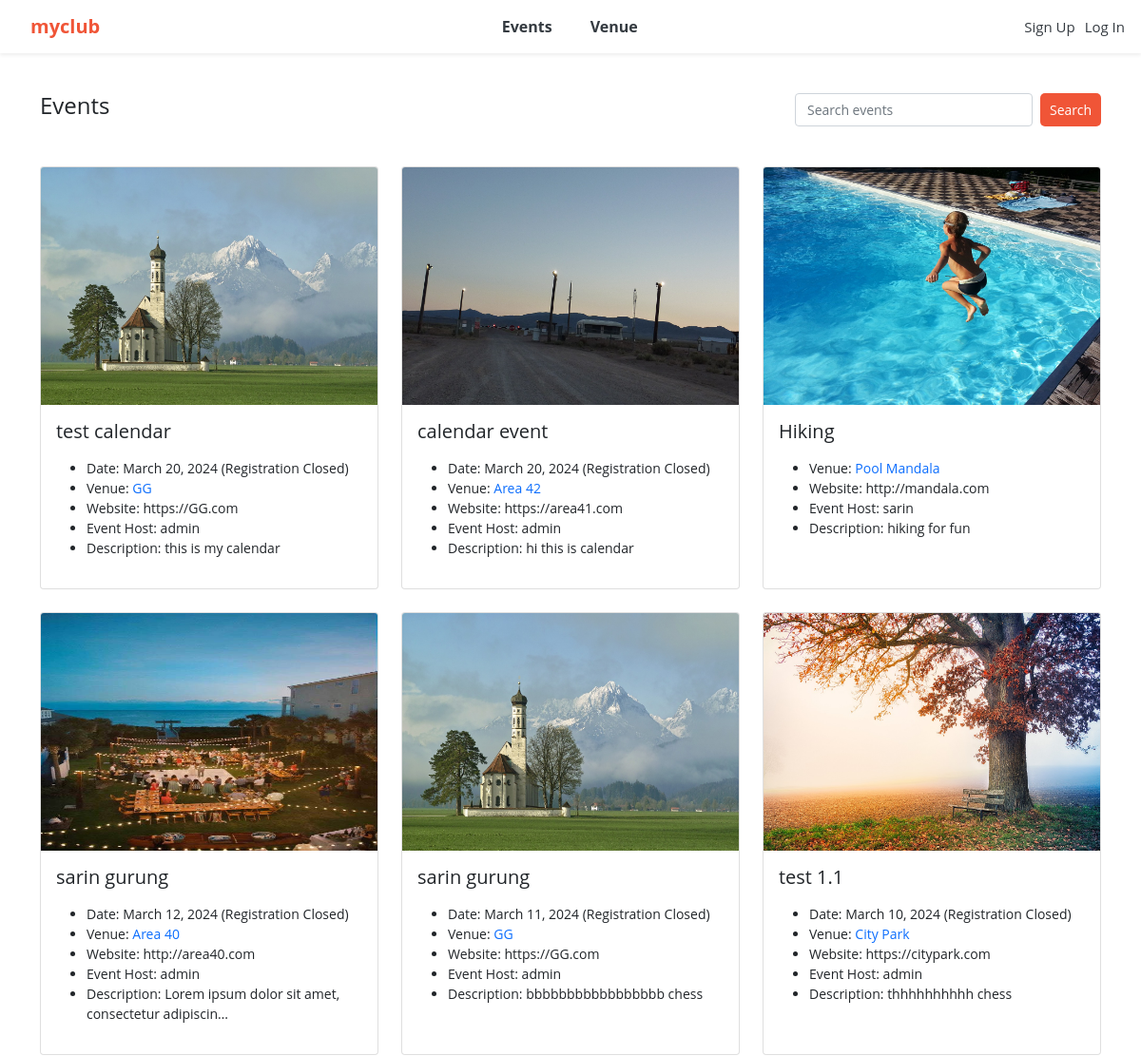
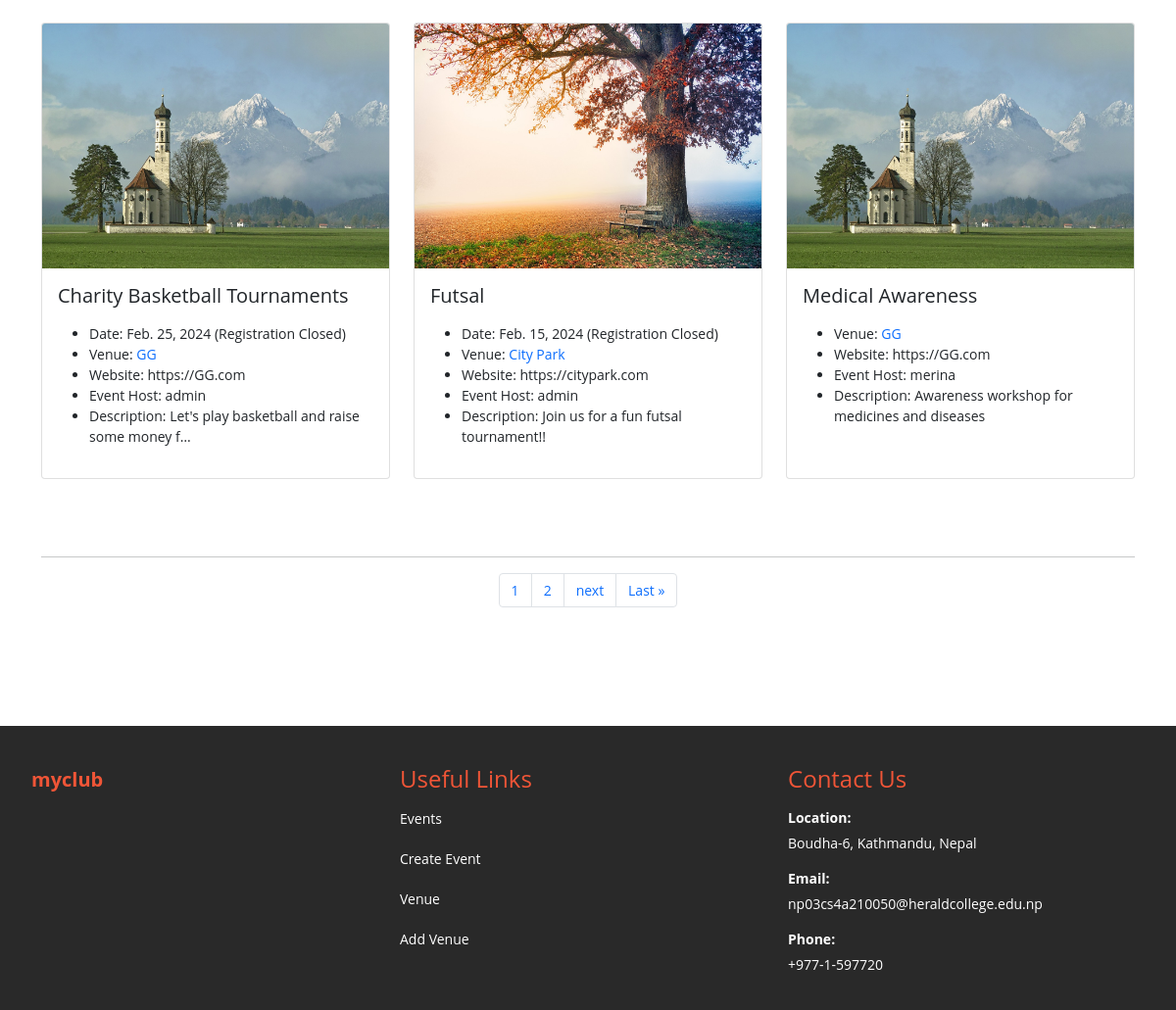
The page /events on the database as committed earlier (2 pictures, top to bottom).
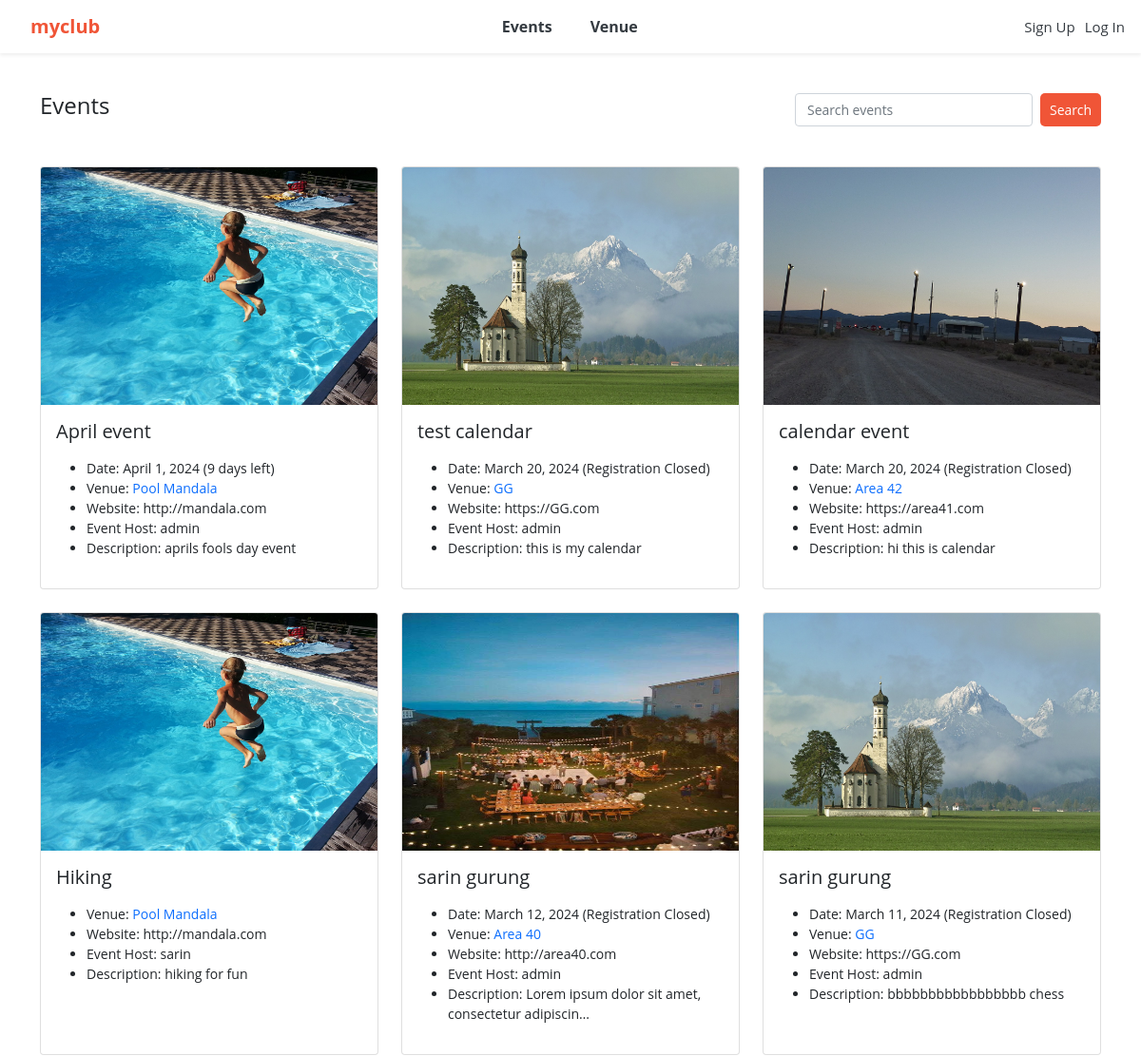
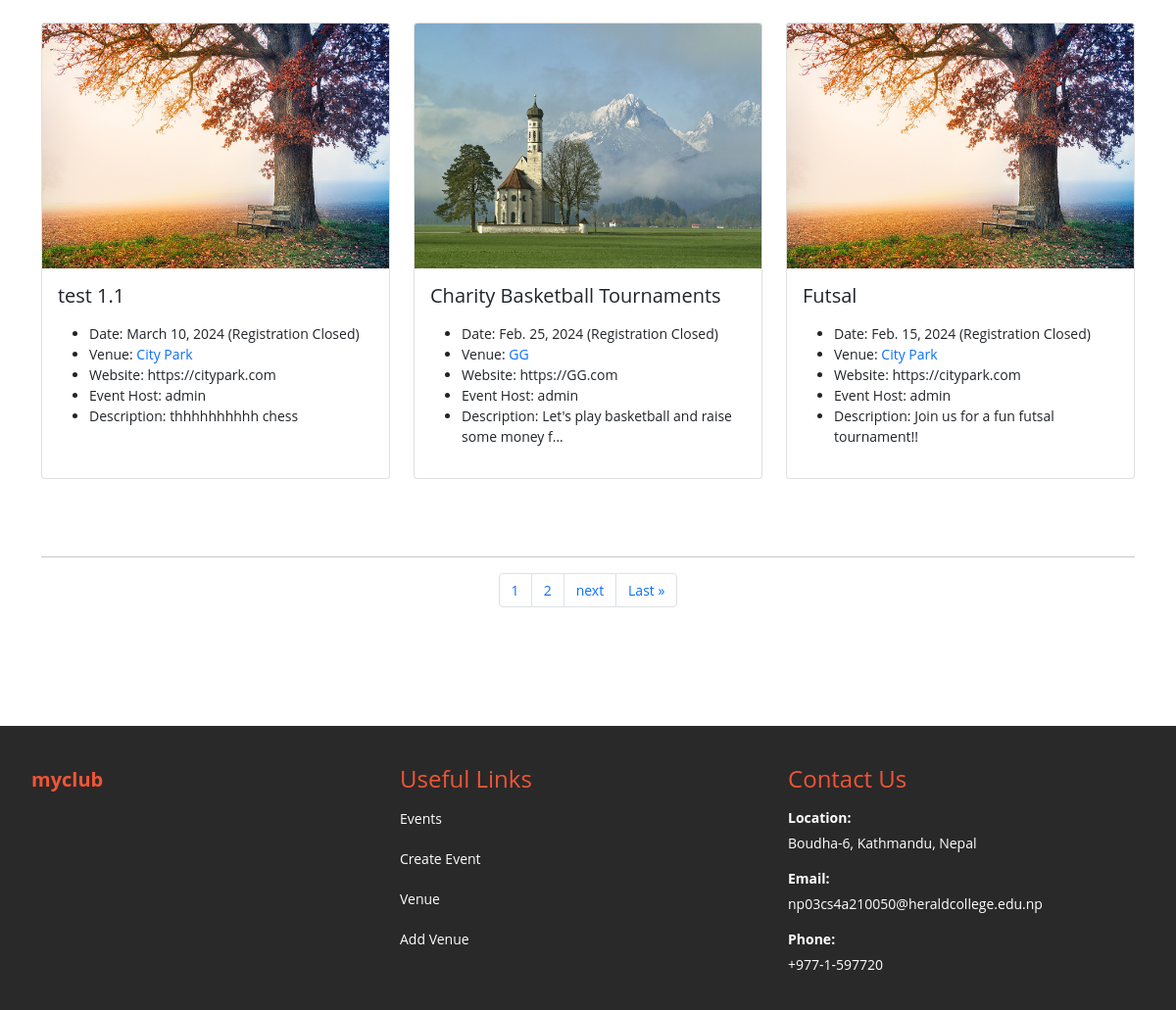
The same page on the database as committed later (2 pictures, top to bottom).
### events/models.py (models this page shows)
class Event(models.Model):
	name = models.CharField('Event Name', max_length=120)
	event_date = models.DateField('Event Date', blank=False)
	venue = models.ForeignKey(Venue, blank=True, null=True, on_delete=models.CASCADE)
	manager = models.ForeignKey(User, blank=True, null=True, on_delete=models.SET_NULL)
	description = models.TextField(blank=True)
	attendees = models.ManyToManyField(MyClubUser, blank=True)
	def __str__(self):
		return self.name
	@property
	def Days_till(self):
		today = date.today()
		if self.event_date < today:
			return "Registration Closed"
		else:
			days_till = self.event_date - today
			if days_till.days == 1:
				return f"{days_till.days} day left"
			else:
				return f"{days_till.days} days left"
	class Meta:
		ordering = ['-event_date']

class Venue(models.Model):
	name = models.CharField('Venue Name', max_length=120)
	address = models.CharField(max_length=300)
	zip_code = models.CharField('Zip Code', max_length=15)
	phone = models.CharField('Contact Phone', max_length=25, blank=True)
	web = models.URLField('Website Address', blank=True)
	email_address = models.EmailField('Email Address', blank=True)
	owner = models.IntegerField("Venue Owner", blank=False, default=1)
	venue_description = models.TextField(blank=True)
	venue_image = models.ImageField(null=True, blank=True, upload_to="images/")
	def __str__(self):
		return self.name
	class Meta:
		ordering = ['name']

### events/views.py (the view)
# urls.py: path('events', views.all_events, name="list-events"),
def all_events(request):
	event_list = Event.objects.all().order_by('-event_date')
	p = Paginator(Event.objects.all(), 9)
	page = request.GET.get('page')
	events = p.get_page(page)
	nums = "a" * events.paginator.num_pages
	return render(request, 'events/event_list.html',
		{'event_list': event_list, 'events': events, 'nums':nums})

### events/templates/events/event_list.html (shortened to what this page needs)
{% extends 'events/base.html' %}
{% block content %}
	<nav class="custom-nav">
		<div>
			<h4>Events</h4>
		</div>
		<div>
			<form class="d-flex" method=POST action="{% url 'search_events' %}">
		        <input class="form-control me-2 small-search-input" type="search" placeholder="Search events" aria-label="Search" name="searched">
		        <button class="btn btn-outline-dark btn-light btn-sm btn-custom" type="submit">Search</button>
		      </form>
		</div>
	</nav>
	<br>
	<div class="row row-cols-1 row-cols-md-3 g-4">
	{% for event in events %}
	  <div class="col">
	    <div class="card h-100">
	    {% if event.venue.venue_image %}
	      <a href="{% url 'show-event' event.id %}"><img src="{{ event.venue.venue_image.url }}" class="card-img-top" alt="..." style="height: 250px; width: 100%;"></a>
	    {% endif %}
	      <div class="card-body">
	        <h5 class="card-title">{{event}}</h5>
	        <p class="card-text">
	        	<ul>
		    		{% if event.event_date %}
						<li>Date: {{ event.event_date }} ({{ event.Days_till }})</li>
					{% endif %}
					{% if event.venue %}
						<li>Venue: <a href="{% url 'show-venue' event.venue.id %}" style="text-decoration: none;">{{ event.venue }}</a></li>
					{% endif %}
					{% if event.venue.web %}
						<li>Website: {{ event.venue.web }}</li>
					{% endif %}
					{% if event.manager %}
						<li>Event Host: {{ event.manager }}</li>
					{% endif %}
					{% if event.description %}
						<li>Description: {{ event.description|linebreaksbr|truncatechars:50 }}</li>
					{% endif %}
				</ul>
	        </p>
	      </div>
	    </div>
	  </div>
	  {% endfor%}
	</div>
	<br><br><br>
	<hr>
	<nav aria-label="Page navigation example">
		<ul class="pagination justify-content-center">
			{% for i in nums %}
				<li class="page-item">
					<a class="page-link" href="?page={{ forloop.counter }}">{{ forloop.counter }}</a>
				</li>
			{% endfor %}
			{% if events.has_next %}
				<li class="page-item">
					<a class="page-link" href="?page={{ events.next_page_number }}">next</a>
				</li>
				<li class="page-item">
					<a class="page-link" href="?page={{ events.paginator.num_pages }}">Last &raquo</a>
				</li>
			{% endif %}
		</ul>
	</nav>
{% endblock %}

Rows that differ between the two databases and show on the page:
no longer on this page (row unchanged): Event: venue.venue_image (picture), name "Medical Awareness", venue "GG", venue.web "https://GG.com", manager "merina", description "Awareness workshop for medicines and diseases"
added Event: venue.venue_image (picture), name "April event", event_date "April 1, 2024", Days_till "9 days left", venue "Pool Mandala", venue.web "http://mandala.com", manager "admin", description "aprils fools day event"
